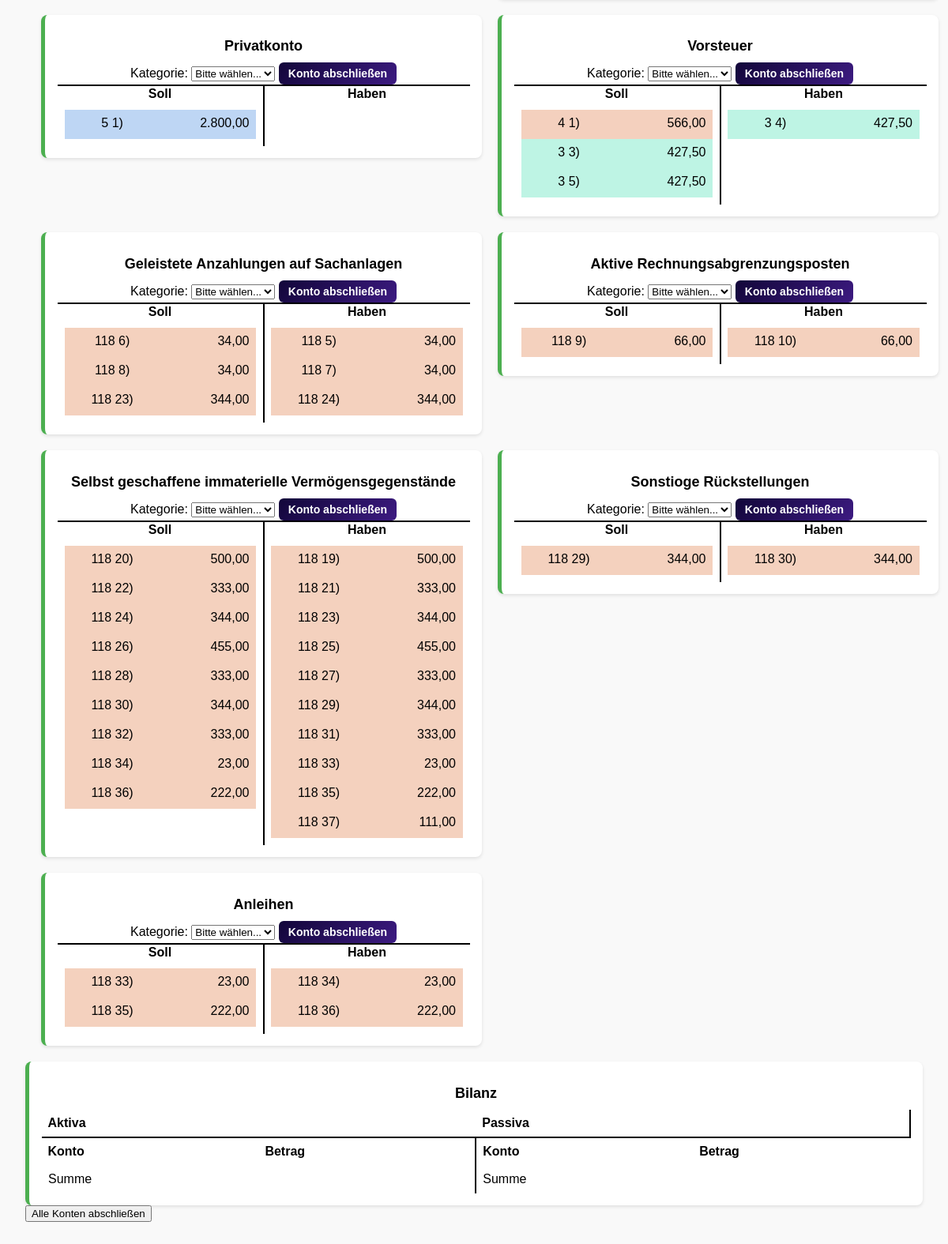
The page /posts/bilanz/ (signed in, lower part) on the database as committed earlier.
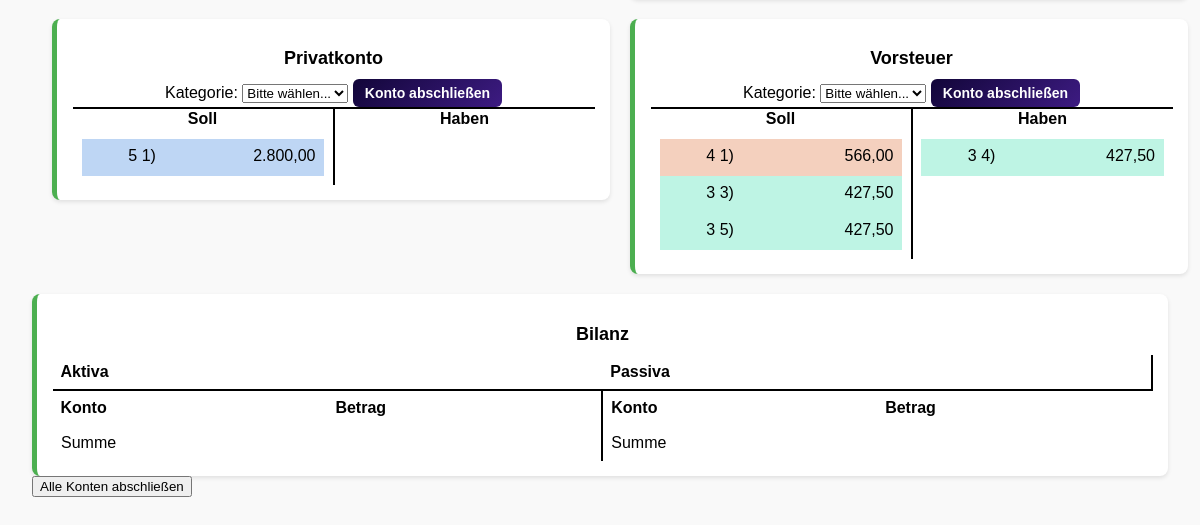
The same page on the database as committed later.
### posts/models.py (models this page shows, shortened)
class Konto(models.Model):
    KATEGORIE_CHOICES = [
        ('Bestandskonto', 'Bestandskonto'),
        ('Erfolgskonto', 'Erfolgskonto'),
    ]
    UNTERKATEGORIE_CHOICES = [
        ('Aktiva', 'Aktiva'),
        ('Passiva', 'Passiva'),
        ('Aufwand', 'Aufwand'),
        ('Ertrag', 'Ertrag'),
    ]
    name = models.CharField(max_length=255)
    kategorie = models.CharField(max_length=20, choices=KATEGORIE_CHOICES, blank=True, null=True)
    unterkategorie = models.CharField(max_length=20, choices=UNTERKATEGORIE_CHOICES, blank=True, null=True)
    kontonummer = models.IntegerField(null=True, blank=True)
    bilanzposition_nummer = models.IntegerField(null=True, blank=True)
    eins = models.CharField(max_length=20, choices=UNTERKATEGORIE_CHOICES, blank=True, null=True)
    erstellt_von = models.ForeignKey(
        settings.AUTH_USER_MODEL, null=True, blank=True,
        on_delete=models.SET_NULL, help_text="Nutzer, der das Konto erstellt hat"
    )
    kontenplan = models.ForeignKey('Kontenplan', null=True, blank=True, on_delete=models.SET_NULL)

### posts/views.py (the view)
# urls.py: path('bilanz/', views.bilanz_uebersicht, name='bilanz'),
@login_required
def bilanz_uebersicht(request):
    user = request.user
    bestandskonten = Konto.objects.filter(kategorie="Bestandskonto").exclude(kategorie="Erfolgskonto")
    buchungen = Buchung.objects.filter(nutzer=request.user)
    anfangsbestaende = Anfangsbestand.objects.filter(nutzer=request.user)
    t_konten_all = build_t_konten(buchungen, anfangsbestaende)
    konto_kategorien = {str(konto.id): konto.unterkategorie for konto in bestandskonten}
    t_konten = {k: v for k, v in t_konten_all.items() if k in konto_kategorien}
    aktive_konten = [konto.name for konto in bestandskonten if konto.unterkategorie == "Aktiva"]
    passive_konten = [konto.name for konto in bestandskonten if konto.unterkategorie == "Passiva"]
    return render(request, "posts/bilanz.html", {
        "t_konten": t_konten,
        "aktive_konten": aktive_konten,
        "passive_konten": passive_konten,
        "bestandskonten": bestandskonten
    })

### posts/templatetags/my_filters.py (called while the page is built)
@register.filter
def get_item(dictionary, key):
    if isinstance(dictionary, dict):
        return dictionary.get(key, '')
    return ''

@register.filter
def german_format(value):
    try:
        return "{:,.2f}".format(abs(float(value))).replace(",", "X").replace(".", ",").replace("X", ".")
    except (ValueError, TypeError):
        return value

### posts/views.py (called while the page is built)
def safe_parse(val):
    if isinstance(val, str):
        return json.loads(val or "[]")
    return val or []

def generate_color(aufgabe_id):
    hash_value = int(hashlib.md5(str(aufgabe_id).encode()).hexdigest(), 16)
    hue = hash_value % 360
    return f"hsl({hue}, 70%, 85%)"

### posts/templates/posts/bilanz.html (shortened to what this page needs)
{% extends 'master_layout.html' %}
{% load static %}
{% load my_filters %}
{% block css %}
<link rel="stylesheet" href="{% static 'css/hauptbuch.css' %}">
{% endblock %}
{% block content %}
<section class="hauptbuch">
    {% for konto, daten in t_konten.items %}
    <div class="konto" data-konto="{{ daten.name }}" data-kategorie="{{ bestandskonten|get_item:konto }}">
        <h2>{{ daten.name }}</h2>
        <label>Kategorie:</label>
        <select class="konto-kategorie">
            <option value="" selected disabled>Bitte wählen...</option>
        </select>
        <button class="konto-abschluss-btn">Konto abschließen</button>
        <table>
            <thead>
                <tr><th>Soll</th><th>Haben</th></tr>
            </thead>
            <tbody>
                <tr>
                    <td class="soll-werte">
                        <table class="soll-tabelle">
                            {% for aufgabe_id, betrag, farbe in daten.soll %}
                            <tr style="background-color: {{ farbe }};">
                                <td>{{ aufgabe_id }}</td>
                                <td class="betrag" data-value="{{ betrag }}">{{ betrag|german_format }}</td>
                            </tr>
                            {% endfor %}
                        </table>
                    </td>
                    <td class="haben-werte">
                        <table class="haben-tabelle">
                            {% for aufgabe_id, betrag, farbe in daten.haben %}
                            <tr style="background-color: {{ farbe }};">
                                <td>{{ aufgabe_id }}</td>
                                <td class="betrag" data-value="{{ betrag }}">{{ betrag|german_format }}</td>
                            </tr>
                            {% endfor %}
                        </table>
                    </td>
                </tr>
            </tbody>
        </table>
    </div>
    {% endfor %}
</section>
<section>
        <div class="konto">
            <h2>Bilanz</h2>
            <div class="bilanz-container">
                <table class="bilanz-tabelle t-konto">
                    <thead>
                        <tr>
                            <th colspan="2">Aktiva</th>
                            <th colspan="2">Passiva</th>
                        </tr>
                        <tr>
                            <th>Konto</th>
                            <th>Betrag</th>
                            <th>Konto</th>
                            <th>Betrag</th>
                        </tr>
                    </thead>
                    <tfoot>
                        <tr>
                            <td>Summe</td>
                            <td id="summe-aktiv">{{summe|german_format}}</td>
                            <td>Summe</td>
                            <td id="summe-passiv">{{summe|german_format}}</td>
                        </tr>
                    </tfoot>
                </table>
            </div>
        </div>
    </section>
<button id="abschluss-alle-btn">Alle Konten abschließen</button>
{% endblock %}

Rows that differ between the two databases and show on the page:
removed Konto: name "Geleistete Anzahlungen auf Sachanlagen"
removed Konto: name "Aktive Rechnungsabgrenzungsposten"
removed Konto: name "Selbst geschaffene immaterielle Vermögensgegenstände"
removed Konto: name "Sonstioge Rückstellungen"
removed Konto: name "Anleihen"
Other text that changed with them:
list line gone: "Kategorie: Bitte wählen... Konto abschließen Soll Haben 118 6) 34,00 118 8) 34,00 118 23) 344,00 118 5) 34,00 118 7) 34,00 118 24) 344,00"
list line gone: "Kategorie: Bitte wählen... Konto abschließen Soll Haben 118 9) 66,00 118 10) 66,00"
list line gone: "Kategorie: Bitte wählen... Konto abschließen Soll Haben 118 20) 500,00 118 22) 333,00 118 24) 344,00 118 26) 455,00 118 28) 333,00 118 30) 344,00 118 32) 333,00 118 34) 23,00 118 36) 222,00 118 19) 500,00 118 21) 333,00 118 23) 344,00 118 25) 455,00 118 27) 333,00 118 29) 344,00 118 31) 333,00 118 33) 23,00 118 35) 222,00 118 37) 111,00"
list line gone: "Kategorie: Bitte wählen... Konto abschließen Soll Haben 118 29) 344,00 118 30) 344,00"
list line gone: "Kategorie: Bitte wählen... Konto abschließen Soll Haben 118 33) 23,00 118 35) 222,00 118 34) 23,00 118 36) 222,00"
